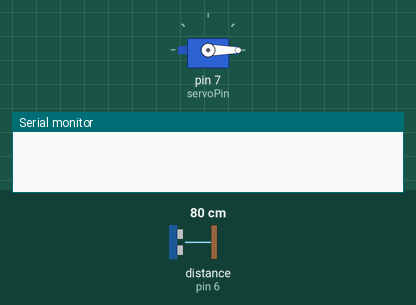
Bench run of a sketch on a simulated Arduino Uno, built with avr-gcc and run on an emulated ATmega328P. Shown: servo, the last lines printed to the serial monitor. Wiring (inferred from the names in the program): ultrasonic range finder: trigger pin 5; echo pin 6. The inputs (shaded band) are chosen by the test bench; at power-on: distance to the obstacle (sensor on pin 6) 80 cm. The echo pulse lasts 58.3 µs per cm.

Above: at 2.2 s.
2.3 s: distance to the obstacle (sensor on pin 6) set to 58 cm
3.8 s: distance to the obstacle (sensor on pin 6) set to 50 cm
At 5.0 s:
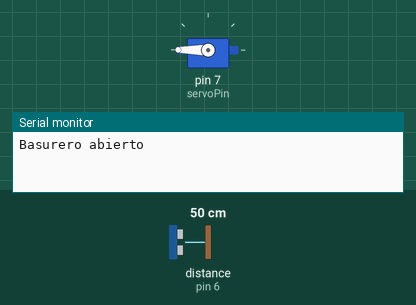
Timing chart, 0 to 6.8 s (numbered marks = the images above; inputs shaded):
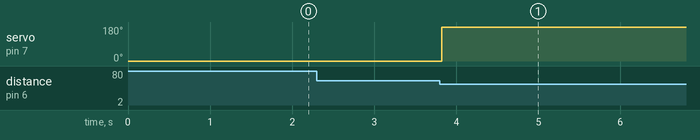

The sketch:

cesto_inteligente.ino
```cpp
 #include <Servo.h>

Servo servo;
int trigPin = 5;
int echoPin = 6;
int servoPin = 7;

long duration;
int distanceThreshold = 54; // Umbral de distancia para activar el servo (ajustar según sea necesario)
boolean isHandNear = false;

void setup() {
  servo.attach(servoPin);
  pinMode(trigPin, OUTPUT);
  pinMode(echoPin, INPUT);
  servo.write(0); // Servo en posición inicial
  delay(1000); // Espera 1 segundo para estabilizar
  Serial.begin(9600); // Iniciar comunicación serial para depuración (opcional)
}

void loop() {
  // Medir la distancia con el sensor ultrasónico
  digitalWrite(trigPin, LOW);
  delayMicroseconds(2);
  digitalWrite(trigPin, HIGH);
  delayMicroseconds(10);
  digitalWrite(trigPin, LOW);
  duration = pulseIn(echoPin, HIGH);
  int distance = duration * 0.034 / 2; // Calcular la distancia en cm

  // Comprobar si una mano está cerca
  if (distance < distanceThreshold && !isHandNear) {
    // Activar el servo
    servo.write(180); // Ángulo de apertura deseado
    isHandNear = true;
    Serial.println("Basurero abierto");
  }

  // Comprobar si la mano se ha alejado
  if (distance >= distanceThreshold && isHandNear) {
    // Volver a la posición inicial
    servo.write(0); // Ángulo de posición inicial
    isHandNear = false;
    Serial.println("Basurero cerrado");
  }

  delay(100); // Pequeña pausa para estabilidad
}
```

Measured:
- the behaviour switches between 55 and 54 cm on distance to the obstacle (sensor on pin 6) (found by bisection; images 0 and 1)
- after the input at 2.3 s, every drawn part: stays the same
- after the input at 3.8 s, servo on pin 7 (servoPin): 0° → 180° at once
